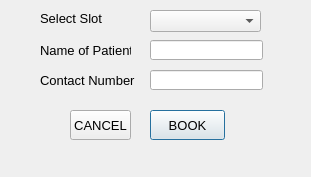
<?xml version="1.0" encoding="UTF-8"?>
<ui version="4.0">
 <class>Booking</class>
 <widget class="QDialog" name="Booking">
  <property name="windowModality">
   <enum>Qt::WindowModality::WindowModal</enum>
  </property>
  <property name="geometry">
   <rect>
    <x>0</x>
    <y>0</y>
    <width>311</width>
    <height>177</height>
   </rect>
  </property>
  <property name="windowTitle">
   <string>Booking</string>
  </property>
  <widget class="QLabel" name="label">
   <property name="geometry">
    <rect>
     <x>40</x>
     <y>10</y>
     <width>91</width>
     <height>16</height>
    </rect>
   </property>
   <property name="font">
    <font>
     <pointsize>10</pointsize>
    </font>
   </property>
   <property name="text">
    <string>Select Slot</string>
   </property>
  </widget>
  <widget class="QComboBox" name="cmbSlot">
   <property name="geometry">
    <rect>
     <x>150</x>
     <y>10</y>
     <width>111</width>
     <height>22</height>
    </rect>
   </property>
   <property name="font">
    <font>
     <pointsize>10</pointsize>
    </font>
   </property>
  </widget>
  <widget class="QLineEdit" name="txtName">
   <property name="geometry">
    <rect>
     <x>150</x>
     <y>40</y>
     <width>113</width>
     <height>20</height>
    </rect>
   </property>
   <property name="font">
    <font>
     <pointsize>10</pointsize>
    </font>
   </property>
  </widget>
  <widget class="QLabel" name="label_2">
   <property name="geometry">
    <rect>
     <x>40</x>
     <y>40</y>
     <width>91</width>
     <height>21</height>
    </rect>
   </property>
   <property name="font">
    <font>
     <pointsize>10</pointsize>
    </font>
   </property>
   <property name="text">
    <string>Name of Patient</string>
   </property>
  </widget>
  <widget class="QPushButton" name="btnBook">
   <property name="geometry">
    <rect>
     <x>150</x>
     <y>110</y>
     <width>75</width>
     <height>30</height>
    </rect>
   </property>
   <property name="font">
    <font>
     <pointsize>10</pointsize>
    </font>
   </property>
   <property name="text">
    <string>BOOK</string>
   </property>
  </widget>
  <widget class="QLabel" name="label_3">
   <property name="geometry">
    <rect>
     <x>40</x>
     <y>70</y>
     <width>101</width>
     <height>21</height>
    </rect>
   </property>
   <property name="font">
    <font>
     <pointsize>10</pointsize>
    </font>
   </property>
   <property name="text">
    <string>Contact Number</string>
   </property>
  </widget>
  <widget class="QLineEdit" name="txtContactNo">
   <property name="geometry">
    <rect>
     <x>150</x>
     <y>70</y>
     <width>113</width>
     <height>20</height>
    </rect>
   </property>
   <property name="font">
    <font>
     <pointsize>10</pointsize>
    </font>
   </property>
  </widget>
  <widget class="QLabel" name="lblInfo">
   <property name="geometry">
    <rect>
     <x>30</x>
     <y>150</y>
     <width>261</width>
     <height>20</height>
    </rect>
   </property>
   <property name="text">
    <string/>
   </property>
  </widget>
  <widget class="QPushButton" name="btnCancel">
   <property name="geometry">
    <rect>
     <x>70</x>
     <y>110</y>
     <width>61</width>
     <height>30</height>
    </rect>
   </property>
   <property name="font">
    <font>
     <pointsize>10</pointsize>
    </font>
   </property>
   <property name="text">
    <string>CANCEL</string>
   </property>
  </widget>
 </widget>
 <resources/>
 <connections/>
</ui>
